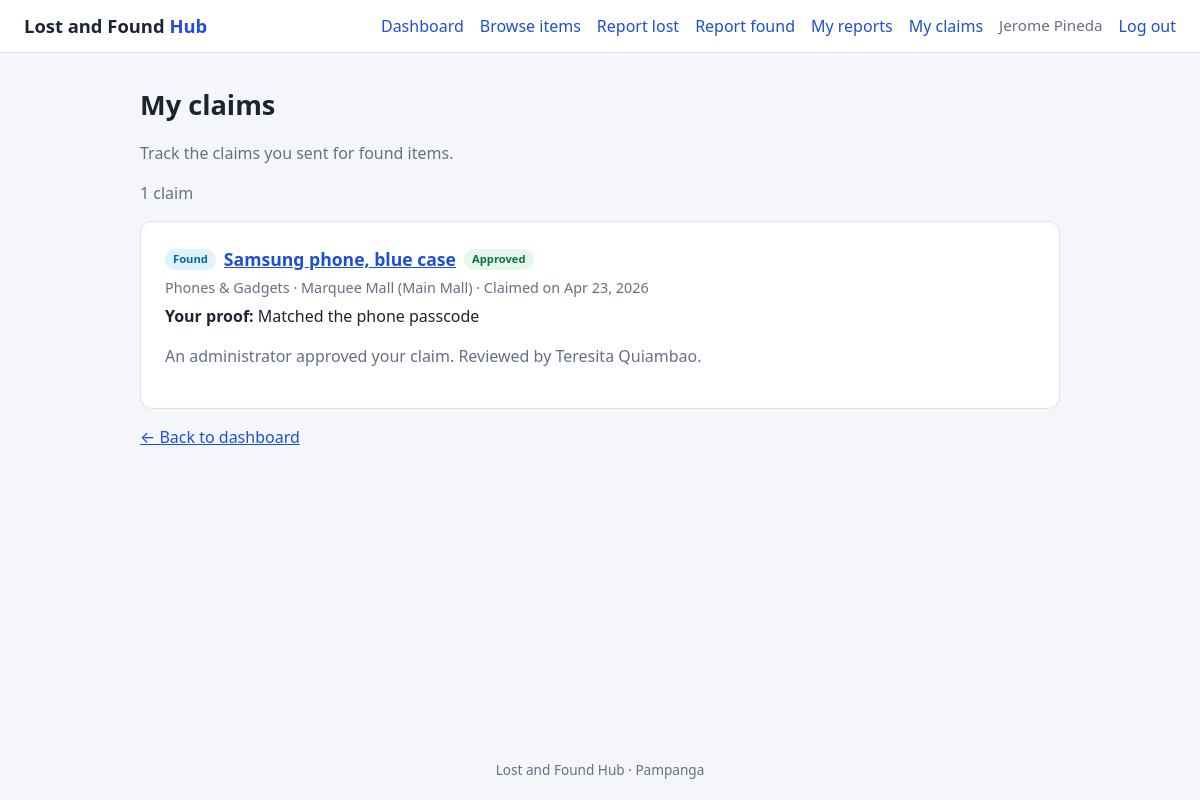
The page /claims.php (signed in) on the database its author committed.
### tables this page shows
CREATE TABLE Claim (
  claim_id          INT AUTO_INCREMENT PRIMARY KEY,
  found_item_id     INT NOT NULL,
  user_id           INT NOT NULL,                  
  admin_id          INT NULL,                      
  claim_description TEXT NOT NULL,                 
  date_submitted    TIMESTAMP NOT NULL DEFAULT CURRENT_TIMESTAMP,
  claim_status      ENUM('Pending','Approved','Rejected') NOT NULL DEFAULT 'Pending',
  UNIQUE KEY uq_claim_user_item (found_item_id, user_id),  
  FOREIGN KEY (found_item_id) REFERENCES Found_Item(found_item_id) ON DELETE RESTRICT,
  FOREIGN KEY (user_id)       REFERENCES `User`(user_id)           ON DELETE RESTRICT,
  FOREIGN KEY (admin_id)      REFERENCES Admin(admin_id)           ON DELETE SET NULL
);

CREATE TABLE Found_Item (
  found_item_id INT AUTO_INCREMENT PRIMARY KEY,
  user_id       INT NOT NULL,
  category_id   INT NOT NULL,
  location_id   INT NOT NULL,
  item_name     VARCHAR(100) NOT NULL,
  description   TEXT,
  date_found    DATE NOT NULL,
  image         VARCHAR(255),
  status        ENUM('Available','Claimed','Returned') NOT NULL DEFAULT 'Available',
  date_posted   TIMESTAMP NOT NULL DEFAULT CURRENT_TIMESTAMP,
  FOREIGN KEY (user_id)     REFERENCES `User`(user_id)       ON DELETE RESTRICT,
  FOREIGN KEY (category_id) REFERENCES Category(category_id) ON DELETE RESTRICT,
  FOREIGN KEY (location_id) REFERENCES Location(location_id) ON DELETE RESTRICT
);

CREATE TABLE Category (
  category_id          INT AUTO_INCREMENT PRIMARY KEY,
  category_name        VARCHAR(50) NOT NULL UNIQUE,
  category_description VARCHAR(255)
);

CREATE TABLE Location (
  location_id   INT AUTO_INCREMENT PRIMARY KEY,
  location_name VARCHAR(100) NOT NULL,
  building      VARCHAR(100),
  description   VARCHAR(255)
);

### includes/config.php (called while the page is built, shortened)
<?php
function e($value): string {
    return htmlspecialchars((string)$value, ENT_QUOTES, 'UTF-8');
}

### claims.php (the view, shortened to what this page needs)
<?php
require __DIR__ . '/includes/config.php';
$uid = $_SESSION['user_id'];
$stmt = $pdo->prepare(
    "SELECT cl.claim_id, cl.found_item_id, cl.claim_description, cl.date_submitted, cl.claim_status,
            f.item_name, c.category_name, lo.location_name, lo.building,
            a.full_name AS admin_name
     FROM Claim cl
     JOIN Found_Item f ON f.found_item_id = cl.found_item_id
     JOIN Category c   ON c.category_id   = f.category_id
     JOIN Location lo  ON lo.location_id  = f.location_id
     LEFT JOIN Admin a ON a.admin_id      = cl.admin_id
     WHERE cl.user_id = ?
     ORDER BY cl.date_submitted DESC, cl.claim_id DESC"
);
$stmt->execute([$uid]);
$claims = $stmt->fetchAll();
$statusText = [
    'Pending'  => 'Waiting for an administrator to review your claim.',
    'Approved' => 'An administrator approved your claim.',
    'Rejected' => 'An administrator rejected your claim.',
];
require __DIR__ . '/includes/header.php';
?>
<h1>My claims</h1>
<p class="muted">Track the claims you sent for found items.</p>
<p class="muted"><?= count($claims) ?> claim<?= count($claims) === 1 ? '' : 's' ?></p>
<?php foreach ($claims as $cl): ?>
  <div class="card" style="margin-bottom: 12px;">
    <div class="item-top">
      <span class="badge found">Found</span>
      <h2><a href="<?= BASE_URL ?>/item_view.php?type=Found&amp;id=<?= (int)$cl['found_item_id'] ?>"><?= e($cl['item_name']) ?></a></h2>
      <span class="badge <?= e(strtolower($cl['claim_status'])) ?>"><?= e($cl['claim_status']) ?></span>
    </div>
    <p class="meta">
      <?= e($cl['category_name']) ?> &middot;
      <?= e($cl['location_name']) ?><?= $cl['building'] ? ' (' . e($cl['building']) . ')' : '' ?> &middot;
      Claimed on <?= e(date('M j, Y', strtotime($cl['date_submitted']))) ?>
    </p>
    <p class="desc"><strong>Your proof:</strong> <?= nl2br(e($cl['claim_description'])) ?></p>
    <p class="muted">
      <?= e($statusText[$cl['claim_status']] ?? '') ?>
      <?php if ($cl['admin_name']): ?>Reviewed by <?= e($cl['admin_name']) ?>.<?php endif; ?>
    </p>
  </div>
<?php endforeach; ?>
<p><a href="<?= BASE_URL ?>/dashboard.php">&larr; Back to dashboard</a></p>
<?php require __DIR__ . '/includes/footer.php'; ?>

### assets/style.css (style rules this page uses)
:root { --bg: #f4f6fa; --card: #ffffff; --text: #1c2433; --muted: #667085; --line: #dde2ea; --primary: #1d4ed8; --primary-dark: #1e40af; --danger-bg: #fdecec; --danger: #b42318; --ok-bg: #e7f6ec; --ok: #067647; }
* { box-sizing: border-box; }
body { margin: 0; font-family: system-ui, -apple-system, "Segoe UI", Roboto, Arial, sans-serif; background: var(--bg); color: var(--text); line-height: 1.5; min-height: 100vh; display: flex; flex-direction: column; }
a { color: var(--primary); }
h1 { margin: 0 0 4px; font-size: 1.7rem; }
h2 { margin: 0 0 4px; font-size: 1.1rem; }
.muted { color: var(--muted); }
.card { background: var(--card); border: 1px solid var(--line); border-radius: 12px; padding: 24px; }
.badge { font-size: 0.7rem; font-weight: 600; background: #eef1f6; color: var(--muted); padding: 2px 8px; border-radius: 999px; vertical-align: middle; margin-left: 6px; }
.item-top { display: flex; align-items: center; flex-wrap: wrap; gap: 8px; }
.item-top h1, .item-top h2 { margin: 0; }
.desc { margin: 6px 0 4px; color: var(--text); }
.meta { margin: 4px 0 0; color: var(--muted); font-size: 0.9rem; }
.badge.found { background: #e0f2fe; color: #0369a1; }
.item-top .badge { margin-left: 0; }
.badge.approved { background: var(--ok-bg); color: var(--ok); }

### rows shown on the page
claim: found_item.item_name "Samsung phone, blue case", claim_status "Approved", category.category_name "Phones & Gadgets", location.location_name "Marquee Mall", location.building "Main Mall", date_submitted "Apr 23, 2026", claim_description "Matched the phone passcode", claim_status "An administrator approved your claim.", admin.full_name "Teresita Quiambao"

### other values the page prints
$_SESSION['user_name'] "Jerome Pineda"
count($claims) "1"
